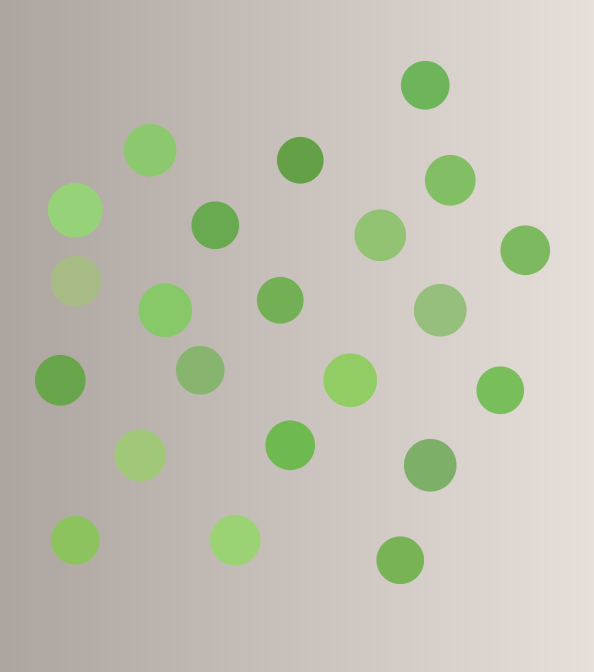
//> input picture lessons/opencv/素材/synth_balls.png, 1187 x 1343 px (shown at 1/2 size)
$ ./1.3-eg-roi_offset   (built with g++ and OpenCV 4)
//> lines starting //> are read from the running program, lines starting //| are printed output that depends on the picture; after the words box and inside, x2 and y2 are one past the last pixel; in counts of white or black regions, pixels touching at a corner belong together
#include <iostream>

#include <opencv2/core.hpp>
#include <opencv2/imgcodecs.hpp>

int main() {
    cv::Mat image = cv::imread("../素材/synth_balls.png", cv::IMREAD_COLOR);
//> image is the input picture: 1343 rows x 1187 cols, CV_8UC3; mean B, G, R 178.9, 193.8, 193.9
    if (image.empty()) {
        std::cout << "无法读取：../素材/synth_balls.png" << '\n';
        return 1;
    }

    const cv::Rect rect(300, 200, 120, 90);
    cv::Mat roi = image(rect);
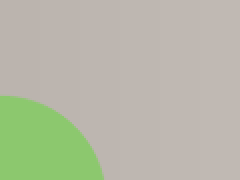
//> roi: 90 rows x 120 cols, CV_8UC3 (shown 2 times larger); mean B, G, R 166.6, 185.5, 182.2
    std::cout << "roi rows=" << roi.rows << " cols=" << roi.cols << '\n';
//| roi rows=90 cols=120

    cv::Size whole;
    cv::Point offset;
    roi.locateROI(whole, offset);
//> whole = Size(1187, 1343); offset = Point(300, 200)
    std::cout << "offset=(" << offset.x << ", " << offset.y << ") whole="
              << whole.width << "x" << whole.height << '\n';
//| offset=(300, 200) whole=1187x1343

    roi.at<cv::Vec3b>(7, 5) = cv::Vec3b(0, 0, 255);
//> roi: 90 rows x 120 cols, CV_8UC3; 1 pixels changed, all inside (x1, y1, x2, y2) = (5, 7, 6, 8)
//> image: 1343 rows x 1187 cols, CV_8UC3; 1 pixels changed, all inside (x1, y1, x2, y2) = (305, 207, 306, 208)
    const cv::Vec3b changed = image.at<cv::Vec3b>(207, 305);
//> changed = [0, 0, 255]
    std::cout << "image(207,305): [" << static_cast<int>(changed[0]) << ", "
              << static_cast<int>(changed[1]) << ", "
              << static_cast<int>(changed[2]) << "]\n";
//| image(207,305): [0, 0, 255]

    cv::Mat patch = roi.clone();
    patch.at<cv::Vec3b>(7, 5) = cv::Vec3b(0, 255, 0);
//> patch: 90 rows x 120 cols, CV_8UC3; mean B, G, R 166.6, 185.5, 182.2
    const cv::Vec3b after = image.at<cv::Vec3b>(207, 305);
//> after = [0, 0, 255]
    std::cout << "after clone edit image(207,305): ["
              << static_cast<int>(after[0]) << ", "
              << static_cast<int>(after[1]) << ", "
              << static_cast<int>(after[2]) << "]\n";
//| after clone edit image(207,305): [0, 0, 255]

    return 0;
}
